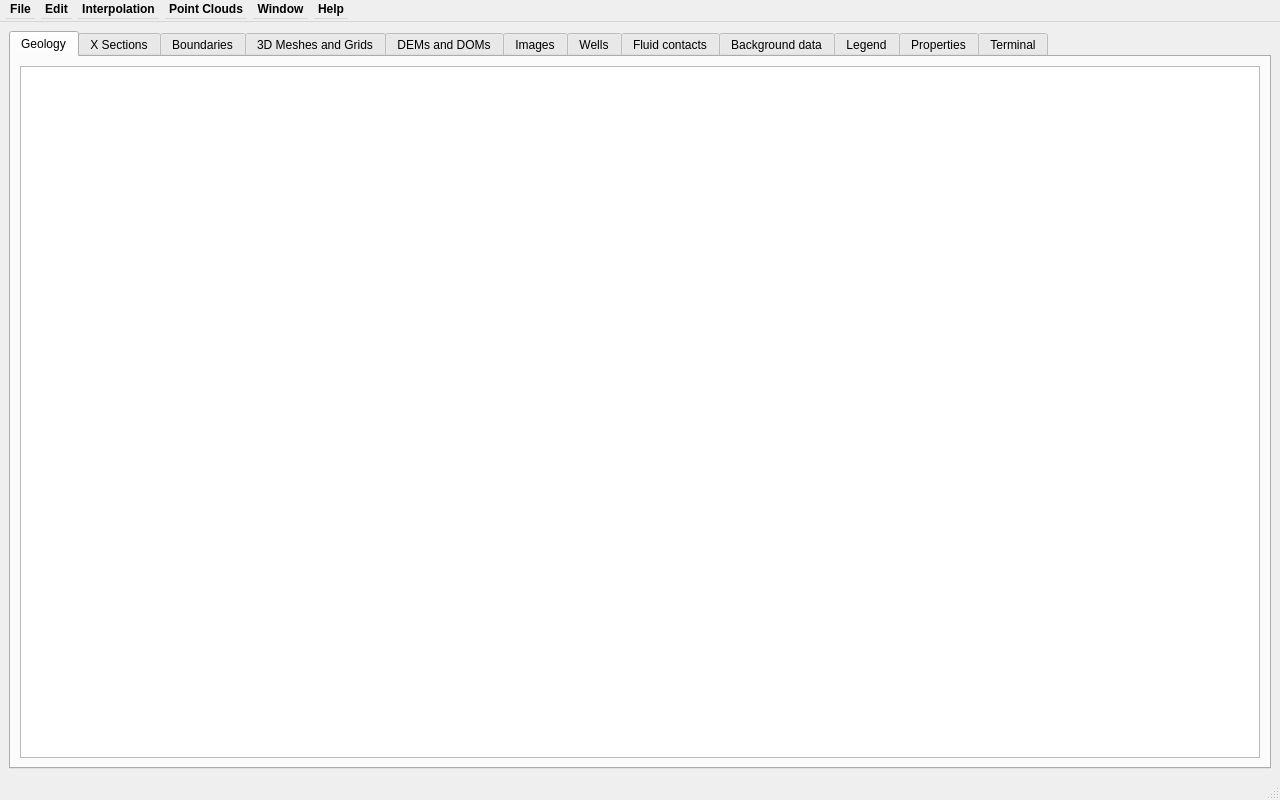
<?xml version="1.0" encoding="UTF-8"?>
<ui version="4.0">
 <class>ProjectWindow</class>
 <widget class="QMainWindow" name="ProjectWindow">
  <property name="geometry">
   <rect>
    <x>0</x>
    <y>0</y>
    <width>1280</width>
    <height>800</height>
   </rect>
  </property>
  <property name="sizePolicy">
   <sizepolicy hsizetype="Preferred" vsizetype="Preferred">
    <horstretch>1</horstretch>
    <verstretch>1</verstretch>
   </sizepolicy>
  </property>
  <property name="minimumSize">
   <size>
    <width>0</width>
    <height>0</height>
   </size>
  </property>
  <property name="baseSize">
   <size>
    <width>1280</width>
    <height>800</height>
   </size>
  </property>
  <property name="windowTitle">
   <string>PZero</string>
  </property>
  <property name="styleSheet">
   <string notr="true"/>
  </property>
  <property name="locale">
   <locale language="English" country="UnitedStates"/>
  </property>
  <widget class="QWidget" name="centralwidget">
   <property name="sizePolicy">
    <sizepolicy hsizetype="Preferred" vsizetype="Preferred">
     <horstretch>1</horstretch>
     <verstretch>1</verstretch>
    </sizepolicy>
   </property>
   <property name="minimumSize">
    <size>
     <width>0</width>
     <height>0</height>
    </size>
   </property>
   <property name="baseSize">
    <size>
     <width>638</width>
     <height>757</height>
    </size>
   </property>
   <property name="styleSheet">
    <string notr="true"/>
   </property>
   <layout class="QVBoxLayout" name="verticalLayout">
    <item>
     <widget class="QTabWidget" name="tabCentral">
      <property name="sizePolicy">
       <sizepolicy hsizetype="MinimumExpanding" vsizetype="MinimumExpanding">
        <horstretch>1</horstretch>
        <verstretch>1</verstretch>
       </sizepolicy>
      </property>
      <property name="minimumSize">
       <size>
        <width>0</width>
        <height>0</height>
       </size>
      </property>
      <property name="baseSize">
       <size>
        <width>0</width>
        <height>0</height>
       </size>
      </property>
      <property name="currentIndex">
       <number>0</number>
      </property>
      <widget class="QWidget" name="tabGeology">
       <property name="sizePolicy">
        <sizepolicy hsizetype="MinimumExpanding" vsizetype="MinimumExpanding">
         <horstretch>1</horstretch>
         <verstretch>1</verstretch>
        </sizepolicy>
       </property>
       <property name="minimumSize">
        <size>
         <width>0</width>
         <height>0</height>
        </size>
       </property>
       <property name="baseSize">
        <size>
         <width>0</width>
         <height>0</height>
        </size>
       </property>
       <property name="toolTip">
        <string>Entities</string>
       </property>
       <property name="accessibleName">
        <string>Entities</string>
       </property>
       <attribute name="title">
        <string>Geology</string>
       </attribute>
       <attribute name="toolTip">
        <string>Geology</string>
       </attribute>
       <attribute name="whatsThis">
        <string>Geology</string>
       </attribute>
       <layout class="QHBoxLayout" name="horizontalLayout">
        <item>
         <widget class="QTableView" name="GeologyTableView">
          <property name="sizePolicy">
           <sizepolicy hsizetype="MinimumExpanding" vsizetype="MinimumExpanding">
            <horstretch>1</horstretch>
            <verstretch>1</verstretch>
           </sizepolicy>
          </property>
          <property name="minimumSize">
           <size>
            <width>0</width>
            <height>0</height>
           </size>
          </property>
          <property name="baseSize">
           <size>
            <width>0</width>
            <height>0</height>
           </size>
          </property>
          <property name="toolTip">
           <string>Entities</string>
          </property>
          <property name="accessibleName">
           <string>Entities</string>
          </property>
          <property name="sortingEnabled">
           <bool>true</bool>
          </property>
         </widget>
        </item>
       </layout>
      </widget>
      <widget class="QWidget" name="tabXSections">
       <property name="sizePolicy">
        <sizepolicy hsizetype="MinimumExpanding" vsizetype="MinimumExpanding">
         <horstretch>1</horstretch>
         <verstretch>1</verstretch>
        </sizepolicy>
       </property>
       <attribute name="title">
        <string>X Sections</string>
       </attribute>
       <attribute name="toolTip">
        <string>X Sections</string>
       </attribute>
       <attribute name="whatsThis">
        <string>X Sections</string>
       </attribute>
       <layout class="QHBoxLayout" name="horizontalLayout_3">
        <item>
         <widget class="QTableView" name="XSectionsTableView">
          <property name="sizePolicy">
           <sizepolicy hsizetype="MinimumExpanding" vsizetype="MinimumExpanding">
            <horstretch>1</horstretch>
            <verstretch>1</verstretch>
           </sizepolicy>
          </property>
          <property name="sortingEnabled">
           <bool>true</bool>
          </property>
         </widget>
        </item>
       </layout>
      </widget>
      <widget class="QWidget" name="tabBoundaries">
       <property name="sizePolicy">
        <sizepolicy hsizetype="MinimumExpanding" vsizetype="MinimumExpanding">
         <horstretch>1</horstretch>
         <verstretch>1</verstretch>
        </sizepolicy>
       </property>
       <attribute name="title">
        <string>Boundaries</string>
       </attribute>
       <layout class="QHBoxLayout" name="horizontalLayout_4">
        <item>
         <widget class="QTableView" name="BoundariesTableView">
          <property name="sizePolicy">
           <sizepolicy hsizetype="MinimumExpanding" vsizetype="MinimumExpanding">
            <horstretch>1</horstretch>
            <verstretch>1</verstretch>
           </sizepolicy>
          </property>
          <property name="sortingEnabled">
           <bool>true</bool>
          </property>
         </widget>
        </item>
       </layout>
      </widget>
      <widget class="QWidget" name="tabMeshes">
       <property name="sizePolicy">
        <sizepolicy hsizetype="MinimumExpanding" vsizetype="MinimumExpanding">
         <horstretch>1</horstretch>
         <verstretch>1</verstretch>
        </sizepolicy>
       </property>
       <attribute name="title">
        <string>3D Meshes and Grids</string>
       </attribute>
       <attribute name="toolTip">
        <string>3D Meshes and Grids</string>
       </attribute>
       <attribute name="whatsThis">
        <string>3D Meshes and Grids</string>
       </attribute>
       <layout class="QHBoxLayout" name="horizontalLayout_5">
        <item>
         <widget class="QTableView" name="Meshes3DTableView">
          <property name="sizePolicy">
           <sizepolicy hsizetype="MinimumExpanding" vsizetype="MinimumExpanding">
            <horstretch>1</horstretch>
            <verstretch>1</verstretch>
           </sizepolicy>
          </property>
          <property name="sortingEnabled">
           <bool>true</bool>
          </property>
         </widget>
        </item>
       </layout>
      </widget>
      <widget class="QWidget" name="tabDOMs">
       <property name="sizePolicy">
        <sizepolicy hsizetype="MinimumExpanding" vsizetype="MinimumExpanding">
         <horstretch>1</horstretch>
         <verstretch>1</verstretch>
        </sizepolicy>
       </property>
       <attribute name="title">
        <string>DEMs and DOMs</string>
       </attribute>
       <attribute name="toolTip">
        <string>DEMs and DOMs</string>
       </attribute>
       <attribute name="whatsThis">
        <string>DEMs and DOMs</string>
       </attribute>
       <layout class="QHBoxLayout" name="horizontalLayout_6">
        <item>
         <widget class="QTableView" name="DOMsTableView">
          <property name="sizePolicy">
           <sizepolicy hsizetype="MinimumExpanding" vsizetype="MinimumExpanding">
            <horstretch>1</horstretch>
            <verstretch>1</verstretch>
           </sizepolicy>
          </property>
          <property name="sortingEnabled">
           <bool>true</bool>
          </property>
         </widget>
        </item>
       </layout>
      </widget>
      <widget class="QWidget" name="tabImages">
       <property name="sizePolicy">
        <sizepolicy hsizetype="MinimumExpanding" vsizetype="MinimumExpanding">
         <horstretch>1</horstretch>
         <verstretch>1</verstretch>
        </sizepolicy>
       </property>
       <attribute name="title">
        <string>Images</string>
       </attribute>
       <attribute name="toolTip">
        <string>Images</string>
       </attribute>
       <attribute name="whatsThis">
        <string>Images</string>
       </attribute>
       <layout class="QHBoxLayout" name="horizontalLayout_7">
        <item>
         <widget class="QTableView" name="ImagesTableView">
          <property name="sizePolicy">
           <sizepolicy hsizetype="MinimumExpanding" vsizetype="MinimumExpanding">
            <horstretch>1</horstretch>
            <verstretch>1</verstretch>
           </sizepolicy>
          </property>
          <property name="sortingEnabled">
           <bool>true</bool>
          </property>
         </widget>
        </item>
       </layout>
      </widget>
      <widget class="QWidget" name="tabWells">
       <property name="sizePolicy">
        <sizepolicy hsizetype="MinimumExpanding" vsizetype="MinimumExpanding">
         <horstretch>1</horstretch>
         <verstretch>1</verstretch>
        </sizepolicy>
       </property>
       <attribute name="title">
        <string>Wells</string>
       </attribute>
       <layout class="QHBoxLayout" name="horizontalLayout_8">
        <item>
         <widget class="QTableView" name="WellsTableView">
          <property name="sizePolicy">
           <sizepolicy hsizetype="MinimumExpanding" vsizetype="MinimumExpanding">
            <horstretch>1</horstretch>
            <verstretch>1</verstretch>
           </sizepolicy>
          </property>
          <property name="minimumSize">
           <size>
            <width>0</width>
            <height>0</height>
           </size>
          </property>
         </widget>
        </item>
       </layout>
      </widget>
      <widget class="QWidget" name="tabFluids">
       <property name="enabled">
        <bool>true</bool>
       </property>
       <property name="sizePolicy">
        <sizepolicy hsizetype="MinimumExpanding" vsizetype="MinimumExpanding">
         <horstretch>0</horstretch>
         <verstretch>0</verstretch>
        </sizepolicy>
       </property>
       <property name="minimumSize">
        <size>
         <width>1</width>
         <height>1</height>
        </size>
       </property>
       <property name="contextMenuPolicy">
        <enum>Qt::DefaultContextMenu</enum>
       </property>
       <attribute name="title">
        <string>Fluid contacts</string>
       </attribute>
       <layout class="QHBoxLayout" name="horizontalLayout_9">
        <item>
         <widget class="QTableView" name="FluidsTableView">
          <property name="sizePolicy">
           <sizepolicy hsizetype="MinimumExpanding" vsizetype="MinimumExpanding">
            <horstretch>1</horstretch>
            <verstretch>1</verstretch>
           </sizepolicy>
          </property>
         </widget>
        </item>
       </layout>
      </widget>
      <widget class="QWidget" name="tabBackgrounds">
       <property name="sizePolicy">
        <sizepolicy hsizetype="MinimumExpanding" vsizetype="MinimumExpanding">
         <horstretch>1</horstretch>
         <verstretch>1</verstretch>
        </sizepolicy>
       </property>
       <attribute name="title">
        <string>Background data</string>
       </attribute>
       <layout class="QHBoxLayout" name="horizontalLayout_10">
        <item>
         <widget class="QTableView" name="BackgroundsTableView">
          <property name="sizePolicy">
           <sizepolicy hsizetype="MinimumExpanding" vsizetype="MinimumExpanding">
            <horstretch>1</horstretch>
            <verstretch>1</verstretch>
           </sizepolicy>
          </property>
         </widget>
        </item>
       </layout>
      </widget>
      <widget class="QWidget" name="tabLegend">
       <property name="sizePolicy">
        <sizepolicy hsizetype="MinimumExpanding" vsizetype="MinimumExpanding">
         <horstretch>1</horstretch>
         <verstretch>1</verstretch>
        </sizepolicy>
       </property>
       <property name="minimumSize">
        <size>
         <width>0</width>
         <height>0</height>
        </size>
       </property>
       <property name="baseSize">
        <size>
         <width>0</width>
         <height>0</height>
        </size>
       </property>
       <property name="toolTip">
        <string>Legend</string>
       </property>
       <property name="accessibleName">
        <string>Legend</string>
       </property>
       <attribute name="title">
        <string>Legend</string>
       </attribute>
       <layout class="QHBoxLayout" name="horizontalLayout_11">
        <item>
         <widget class="QTreeWidget" name="LegendTreeWidget">
          <property name="sizePolicy">
           <sizepolicy hsizetype="MinimumExpanding" vsizetype="MinimumExpanding">
            <horstretch>1</horstretch>
            <verstretch>1</verstretch>
           </sizepolicy>
          </property>
          <property name="minimumSize">
           <size>
            <width>0</width>
            <height>0</height>
           </size>
          </property>
          <property name="baseSize">
           <size>
            <width>0</width>
            <height>0</height>
           </size>
          </property>
          <property name="toolTip">
           <string>Legend</string>
          </property>
          <property name="accessibleName">
           <string>Legend</string>
          </property>
          <column>
           <property name="text">
            <string notr="true">1</string>
           </property>
          </column>
         </widget>
        </item>
       </layout>
      </widget>
      <widget class="QWidget" name="tabProperties">
       <property name="sizePolicy">
        <sizepolicy hsizetype="MinimumExpanding" vsizetype="MinimumExpanding">
         <horstretch>1</horstretch>
         <verstretch>1</verstretch>
        </sizepolicy>
       </property>
       <property name="minimumSize">
        <size>
         <width>0</width>
         <height>0</height>
        </size>
       </property>
       <property name="baseSize">
        <size>
         <width>0</width>
         <height>0</height>
        </size>
       </property>
       <property name="toolTip">
        <string>Properties</string>
       </property>
       <property name="toolTipDuration">
        <number>-3</number>
       </property>
       <property name="accessibleName">
        <string>Properties</string>
       </property>
       <attribute name="title">
        <string>Properties</string>
       </attribute>
       <layout class="QHBoxLayout" name="horizontalLayout_12">
        <item>
         <widget class="QTableWidget" name="PropertiesTableWidget">
          <property name="sizePolicy">
           <sizepolicy hsizetype="MinimumExpanding" vsizetype="MinimumExpanding">
            <horstretch>1</horstretch>
            <verstretch>1</verstretch>
           </sizepolicy>
          </property>
          <property name="minimumSize">
           <size>
            <width>0</width>
            <height>0</height>
           </size>
          </property>
          <property name="baseSize">
           <size>
            <width>0</width>
            <height>0</height>
           </size>
          </property>
          <property name="toolTip">
           <string>Properties</string>
          </property>
          <property name="accessibleName">
           <string>Properties</string>
          </property>
         </widget>
        </item>
       </layout>
      </widget>
      <widget class="QWidget" name="tabTerminal">
       <property name="sizePolicy">
        <sizepolicy hsizetype="MinimumExpanding" vsizetype="MinimumExpanding">
         <horstretch>1</horstretch>
         <verstretch>1</verstretch>
        </sizepolicy>
       </property>
       <property name="minimumSize">
        <size>
         <width>0</width>
         <height>0</height>
        </size>
       </property>
       <property name="baseSize">
        <size>
         <width>0</width>
         <height>0</height>
        </size>
       </property>
       <property name="toolTip">
        <string>Terminal</string>
       </property>
       <property name="accessibleName">
        <string>Terminal</string>
       </property>
       <attribute name="title">
        <string>Terminal</string>
       </attribute>
       <attribute name="toolTip">
        <string>Terminal</string>
       </attribute>
       <attribute name="whatsThis">
        <string>Terminal</string>
       </attribute>
       <layout class="QHBoxLayout" name="horizontalLayout_13">
        <item>
         <widget class="QPlainTextEdit" name="TextTerminal">
          <property name="sizePolicy">
           <sizepolicy hsizetype="MinimumExpanding" vsizetype="MinimumExpanding">
            <horstretch>1</horstretch>
            <verstretch>1</verstretch>
           </sizepolicy>
          </property>
          <property name="minimumSize">
           <size>
            <width>0</width>
            <height>0</height>
           </size>
          </property>
          <property name="baseSize">
           <size>
            <width>0</width>
            <height>0</height>
           </size>
          </property>
          <property name="toolTip">
           <string>Terminal</string>
          </property>
          <property name="accessibleName">
           <string>Terminal</string>
          </property>
          <property name="readOnly">
           <bool>true</bool>
          </property>
         </widget>
        </item>
       </layout>
      </widget>
     </widget>
    </item>
   </layout>
  </widget>
  <widget class="QMenuBar" name="menubar">
   <property name="geometry">
    <rect>
     <x>0</x>
     <y>0</y>
     <width>1280</width>
     <height>22</height>
    </rect>
   </property>
   <property name="sizePolicy">
    <sizepolicy hsizetype="MinimumExpanding" vsizetype="Minimum">
     <horstretch>1</horstretch>
     <verstretch>1</verstretch>
    </sizepolicy>
   </property>
   <property name="minimumSize">
    <size>
     <width>0</width>
     <height>22</height>
    </size>
   </property>
   <property name="maximumSize">
    <size>
     <width>16777215</width>
     <height>16777215</height>
    </size>
   </property>
   <property name="baseSize">
    <size>
     <width>0</width>
     <height>0</height>
    </size>
   </property>
   <property name="font">
    <font>
     <family>MS Shell Dlg 2</family>
     <pointsize>9</pointsize>
     <weight>75</weight>
     <bold>true</bold>
    </font>
   </property>
   <property name="autoFillBackground">
    <bool>false</bool>
   </property>
   <widget class="QMenu" name="menuFile">
    <property name="tearOffEnabled">
     <bool>true</bool>
    </property>
    <property name="title">
     <string>File</string>
    </property>
    <addaction name="actionProjectNew"/>
    <addaction name="actionProjectOpen"/>
    <addaction name="actionProjectSave"/>
    <addaction name="separator"/>
    <addaction name="actionImportGocad"/>
    <addaction name="actionImportGocadXsection"/>
    <addaction name="actionImportGocadBoundary"/>
    <addaction name="actionImportPC"/>
    <addaction name="actionImportPyvista"/>
    <addaction name="actionImportVedo"/>
    <addaction name="actionImportSHP"/>
    <addaction name="actionImportDEM"/>
    <addaction name="actionImportMapImage"/>
    <addaction name="actionImportXsectionImage"/>
    <addaction name="actionImportWellData"/>
    <addaction name="actionImportSEGY"/>
    <addaction name="separator"/>
    <addaction name="actionExportCAD"/>
    <addaction name="actionExportVTK"/>
    <addaction name="actionExportCSV"/>
    <addaction name="separator"/>
    <addaction name="actionQuit"/>
   </widget>
   <widget class="QMenu" name="menuWindow">
    <property name="tearOffEnabled">
     <bool>true</bool>
    </property>
    <property name="title">
     <string>Window</string>
    </property>
    <addaction name="actionView3D"/>
    <addaction name="actionViewMap"/>
    <addaction name="actionViewPlaneXsection"/>
    <addaction name="actionViewWellLog"/>
    <addaction name="separator"/>
    <addaction name="actionViewXYPlot"/>
    <addaction name="actionViewHistogram"/>
    <addaction name="actionViewStereoplot"/>
    <addaction name="separator"/>
   </widget>
   <widget class="QMenu" name="menuHelp">
    <property name="tearOffEnabled">
     <bool>true</bool>
    </property>
    <property name="title">
     <string>Help</string>
    </property>
    <addaction name="actionHelp"/>
    <addaction name="actionAbout"/>
   </widget>
   <widget class="QMenu" name="menuEdit">
    <property name="sizePolicy">
     <sizepolicy hsizetype="MinimumExpanding" vsizetype="MinimumExpanding">
      <horstretch>0</horstretch>
      <verstretch>0</verstretch>
     </sizepolicy>
    </property>
    <property name="tearOffEnabled">
     <bool>true</bool>
    </property>
    <property name="title">
     <string>Edit</string>
    </property>
    <addaction name="actionEditEntityClone"/>
    <addaction name="actionEditEntityRemove"/>
    <addaction name="separator"/>
    <addaction name="actionConnectedParts"/>
    <addaction name="actionMergeEntities"/>
    <addaction name="actionSplitMultipart"/>
    <addaction name="separator"/>
    <addaction name="actionEditTextureAdd"/>
    <addaction name="actionEditTextureRemove"/>
    <addaction name="separator"/>
    <addaction name="actionAddProperty"/>
    <addaction name="actionRemoveProperty"/>
    <addaction name="separator"/>
    <addaction name="actionCalculateNormal"/>
    <addaction name="actionCalculateLineation"/>
    <addaction name="separator"/>
    <addaction name="actionShowInfo"/>
   </widget>
   <widget class="QMenu" name="menuInterpolation_tools">
    <property name="tearOffEnabled">
     <bool>true</bool>
    </property>
    <property name="title">
     <string>Interpolation</string>
    </property>
    <addaction name="actionDelaunay2DInterpolation"/>
    <addaction name="actionPoissonInterpolation"/>
    <addaction name="actionLoopStructuralImplicitModelling"/>
    <addaction name="separator"/>
    <addaction name="actionSurfaceSmoothing"/>
    <addaction name="actionSubdivisionResampling"/>
    <addaction name="actionDecimationPro"/>
    <addaction name="actionDecimationQuadric"/>
    <addaction name="actionRetopologize"/>
    <addaction name="separator"/>
    <addaction name="actionExtrusion"/>
    <addaction name="actionIntersectionXSection"/>
    <addaction name="actionProject2XSection"/>
    <addaction name="actionProject2DEM"/>
    <addaction name="actionSplitSurf"/>
   </widget>
   <widget class="QMenu" name="menuPoint_cloud">
    <property name="title">
     <string>Point Clouds</string>
    </property>
    <addaction name="actionBuildOctree"/>
    <addaction name="actionDecimatePointCloud"/>
   </widget>
   <addaction name="menuFile"/>
   <addaction name="menuEdit"/>
   <addaction name="menuInterpolation_tools"/>
   <addaction name="menuPoint_cloud"/>
   <addaction name="menuWindow"/>
   <addaction name="menuHelp"/>
  </widget>
  <widget class="QStatusBar" name="statusbar">
   <property name="sizePolicy">
    <sizepolicy hsizetype="MinimumExpanding" vsizetype="Fixed">
     <horstretch>0</horstretch>
     <verstretch>0</verstretch>
    </sizepolicy>
   </property>
  </widget>
  <action name="actionProjectNew">
   <property name="text">
    <string>New Project</string>
   </property>
  </action>
  <action name="actionProjectOpen">
   <property name="text">
    <string>Open Project</string>
   </property>
  </action>
  <action name="actionProjectSave">
   <property name="text">
    <string>Save Project</string>
   </property>
  </action>
  <action name="actionImportGocad">
   <property name="text">
    <string>Import Gocad</string>
   </property>
   <property name="toolTip">
    <string>Import Gocad</string>
   </property>
  </action>
  <action name="actionExportCAD">
   <property name="text">
    <string>Export CAD</string>
   </property>
  </action>
  <action name="actionQuit">
   <property name="text">
    <string>Quit</string>
   </property>
  </action>
  <action name="actionView3D">
   <property name="text">
    <string>3D View</string>
   </property>
  </action>
  <action name="actionViewPlaneXsection">
   <property name="text">
    <string>Plane X Section View</string>
   </property>
  </action>
  <action name="actionViewMap">
   <property name="text">
    <string>Map View</string>
   </property>
  </action>
  <action name="actionViewXYPlot">
   <property name="text">
    <string>XY Plot View</string>
   </property>
  </action>
  <action name="actionAbout">
   <property name="text">
    <string>About</string>
   </property>
  </action>
  <action name="actionHelp">
   <property name="text">
    <string>Help</string>
   </property>
  </action>
  <action name="actionViewWellLog">
   <property name="text">
    <string>Well Log View</string>
   </property>
  </action>
  <action name="actionViewStereoplot">
   <property name="text">
    <string>Stereoplot View</string>
   </property>
  </action>
  <action name="actionViewHistogram">
   <property name="text">
    <string>Histogram View</string>
   </property>
  </action>
  <action name="actionImportPyvista">
   <property name="text">
    <string>Import PyVista</string>
   </property>
  </action>
  <action name="actionImportVedo">
   <property name="text">
    <string>Import Vedo</string>
   </property>
  </action>
  <action name="actionImportDEM">
   <property name="text">
    <string>Import DEM</string>
   </property>
  </action>
  <action name="actionImportMapImage">
   <property name="text">
    <string>Import MapImage</string>
   </property>
  </action>
  <action name="actionEditEntityRemove">
   <property name="text">
    <string>Remove Entity</string>
   </property>
  </action>
  <action name="actionEditTextureAdd">
   <property name="text">
    <string>Add Texture</string>
   </property>
  </action>
  <action name="actionEditTextureRemove">
   <property name="text">
    <string>Remove Texture</string>
   </property>
  </action>
  <action name="actionEditEntityClone">
   <property name="text">
    <string>Clone Entity</string>
   </property>
  </action>
  <action name="actionImportGocadXsection">
   <property name="text">
    <string>Import Gocad Xsection</string>
   </property>
  </action>
  <action name="actionDelaunay2DInterpolation">
   <property name="checkable">
    <bool>false</bool>
   </property>
   <property name="text">
    <string>Delaunay 2D</string>
   </property>
  </action>
  <action name="actionMergeEntities">
   <property name="text">
    <string>Merge to Multipart</string>
   </property>
  </action>
  <action name="actionPoissonInterpolation">
   <property name="text">
    <string>Poisson</string>
   </property>
  </action>
  <action name="actionSurfaceSmoothing">
   <property name="text">
    <string>Surface Smoothing</string>
   </property>
  </action>
  <action name="actionExtrusion">
   <property name="text">
    <string>Extrusion</string>
   </property>
  </action>
  <action name="actionDecimationPro">
   <property name="text">
    <string>Decimation Pro</string>
   </property>
   <property name="toolTip">
    <string>DecimationPro</string>
   </property>
  </action>
  <action name="actionSubdivisionResampling">
   <property name="text">
    <string>Subdivision Resampling</string>
   </property>
  </action>
  <action name="actionDecimationQuadric">
   <property name="text">
    <string>Decimation Quadric</string>
   </property>
   <property name="toolTip">
    <string>DecimationQuadric</string>
   </property>
  </action>
  <action name="actionIntersectionXSection">
   <property name="text">
    <string>XSection Intersection</string>
   </property>
  </action>
  <action name="actionProject2DEM">
   <property name="text">
    <string>Project to DEM</string>
   </property>
  </action>
  <action name="actionLoopStructuralImplicitModelling">
   <property name="text">
    <string>LoopStructural Implicit Modelling</string>
   </property>
  </action>
  <action name="actionImportSEGY">
   <property name="text">
    <string>Import SEGY</string>
   </property>
  </action>
  <action name="actionCalculateNormal">
   <property name="text">
    <string>Calculate Normals</string>
   </property>
   <property name="toolTip">
    <string>Calculate normal unit vector</string>
   </property>
  </action>
  <action name="actionCalculateLineation">
   <property name="text">
    <string>Calculate Lineations</string>
   </property>
   <property name="toolTip">
    <string>Calculate lineation unit vector</string>
   </property>
  </action>
  <action name="actionAddProperty">
   <property name="text">
    <string>Add Property</string>
   </property>
   <property name="toolTip">
    <string>Add empty property</string>
   </property>
  </action>
  <action name="actionRemoveProperty">
   <property name="text">
    <string>Remove Property</string>
   </property>
  </action>
  <action name="actionProject2XSection">
   <property name="text">
    <string>Project to XSection</string>
   </property>
  </action>
  <action name="actionImportSHP">
   <property name="text">
    <string>Import SHP</string>
   </property>
  </action>
  <action name="actionImportGocadBoundary">
   <property name="text">
    <string>Import Gocad Boundary</string>
   </property>
  </action>
  <action name="actionImportXsectionImage">
   <property name="text">
    <string>Import Xsection Image</string>
   </property>
  </action>
  <action name="actionConnectedParts">
   <property name="text">
    <string>Connected Parts</string>
   </property>
  </action>
  <action name="actionSplitMultipart">
   <property name="text">
    <string>Split to Single Part</string>
   </property>
  </action>
  <action name="actionImportPC">
   <property name="text">
    <string>Import Point Clouds</string>
   </property>
  </action>
  <action name="actionImportWellData">
   <property name="text">
    <string>Import well data</string>
   </property>
  </action>
  <action name="actionExportVTK">
   <property name="text">
    <string>Export vtk</string>
   </property>
  </action>
  <action name="actionSplitSurf">
   <property name="text">
    <string>Split Surfaces</string>
   </property>
  </action>
  <action name="actionRetopologize">
   <property name="text">
    <string>Retopologize</string>
   </property>
  </action>
  <action name="actionBuildOctree">
   <property name="text">
    <string>Build Octree</string>
   </property>
  </action>
  <action name="actionDecimatePointCloud">
   <property name="text">
    <string>Decimate Point Cloud</string>
   </property>
  </action>
  <action name="actionExportCSV">
   <property name="text">
    <string>Export CSV</string>
   </property>
  </action>
  <action name="actionShowInfo">
   <property name="text">
    <string>Show Entities Info</string>
   </property>
  </action>
 </widget>
 <resources/>
 <connections/>
</ui>
